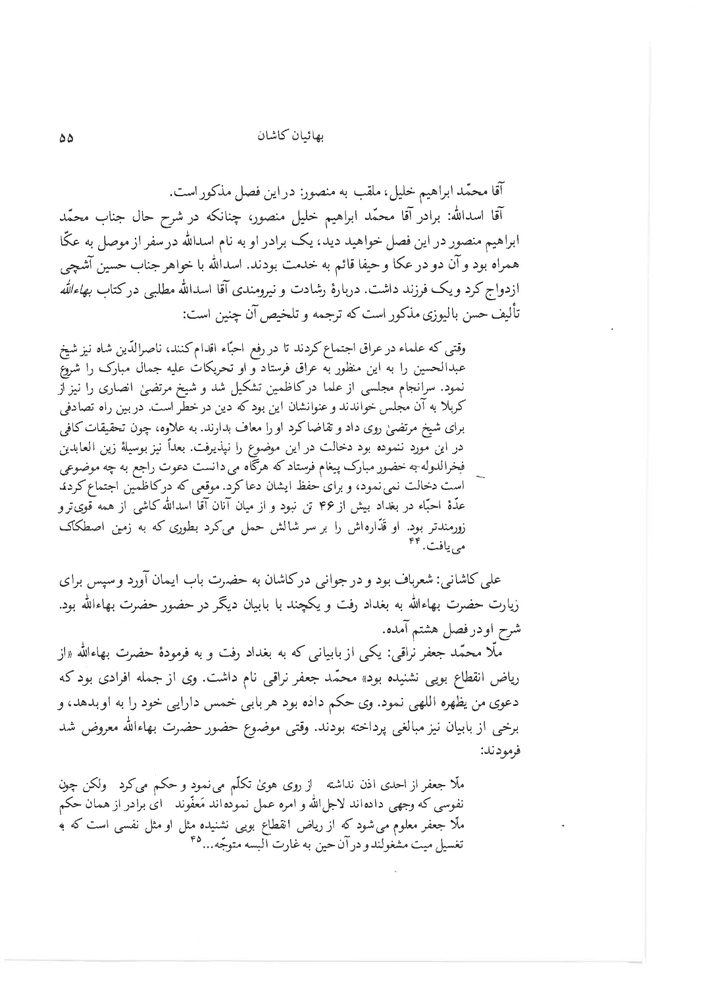
#> input picture src/pipeline/test_fixtures/amanat_kashan_p1.png, 706 x 999 px, shrunk from 1073 x 1517 before the run
$ python detect_columns.py test_fixtures/amanat_kashan_p1.png 1.0 5
#> lines starting #> are read from the running program, lines starting #| are printed output that depends on the picture
#!/usr/bin/env python3
"""Detect text column blocks via horizontal projection profiles.
Works on degraded newspaper scans where Tesseract layout analysis fails.
Returns JSON: [{x1,y1,x2,y2}, ...] in image pixel coordinates.

Usage: python3 detect_columns.py <image.png> [gutter_thresh=0.82] [min_col_width_px=40]
"""
import sys, json
import numpy as np
from PIL import Image

def detect_columns(png_path, gutter_thresh=0.82, min_col_width=40, min_block_height=60):
#> called with png_path = 'test_fixtures/amanat_kashan_p1.png', gutter_thresh = 1, min_col_width = 5, min_block_height = 60
    img = Image.open(png_path).convert('L')
    arr = np.array(img, dtype=float) / 255.0  # 0=black(text), 1=white(background)
    h, w = arr.shape
#> h = 999; w = 706

    # Smooth column projection — fraction of white pixels per x column
    # Median-filter along x to reduce noise from individual dark pixels
    col_white = arr.mean(axis=0)
#> col_white = 706 values, max 1 at index 1, min 0.928 at index 457, mean 0.973
    window = max(3, w // 300)
#> window = 3
    col_smooth = np.convolve(col_white, np.ones(window) / window, mode='same')
#> col_smooth = 706 values, max 1 at index 654, min 0.667 at index 0, mean 0.972

    # Gutter = columns where smoothed brightness exceeds threshold (mostly white)
    is_gutter = col_smooth >= gutter_thresh

    # Merge narrow gutter gaps (< 5px) to avoid splitting columns on isolated text
    for i in range(1, len(is_gutter) - 1):
        if not is_gutter[i] and is_gutter[i-1] and is_gutter[i+1]:
            is_gutter[i] = True

    # Find contiguous text-column spans
    col_spans = []
    in_text = False
    start = 0
    for x in range(w):
        if not is_gutter[x] and not in_text:
            in_text = True; start = x
        elif is_gutter[x] and in_text:
            in_text = False
            if x - start >= min_col_width:
                col_spans.append((start, x))
#> after the loop, col_spans = [(0, 654), (689, 696)]; in_text = True; start = 705
    if in_text and w - start >= min_col_width:
        col_spans.append((start, w))

    if not col_spans:
        return []

    # For each column span, find vertical text extent
    blocks = []
    for x1, x2 in col_spans:
        strip = arr[:, x1:x2]
        row_white = strip.mean(axis=1)
        text_rows = np.where(row_white < gutter_thresh)[0]
        if len(text_rows) < 2:
            continue
        y1, y2 = int(text_rows[0]), int(text_rows[-1])
        if y2 - y1 < min_block_height:
            continue
        blocks.append({'x1': x1, 'y1': y1, 'x2': x2, 'y2': y2})
#> this loop made 2 passes
#> (x1, x2, y1, y2) on pass 1: (0, 654, 41, 968)
#> (x1, x2, text_rows, y1, y2) on pass 2: (689, 696, [5, 6, 7, 8, 9, 168, 169, 170, 171, 172], 5, 172)
#> pass 1, in detect_columns, `strip = arr[:, x1:x2]`:
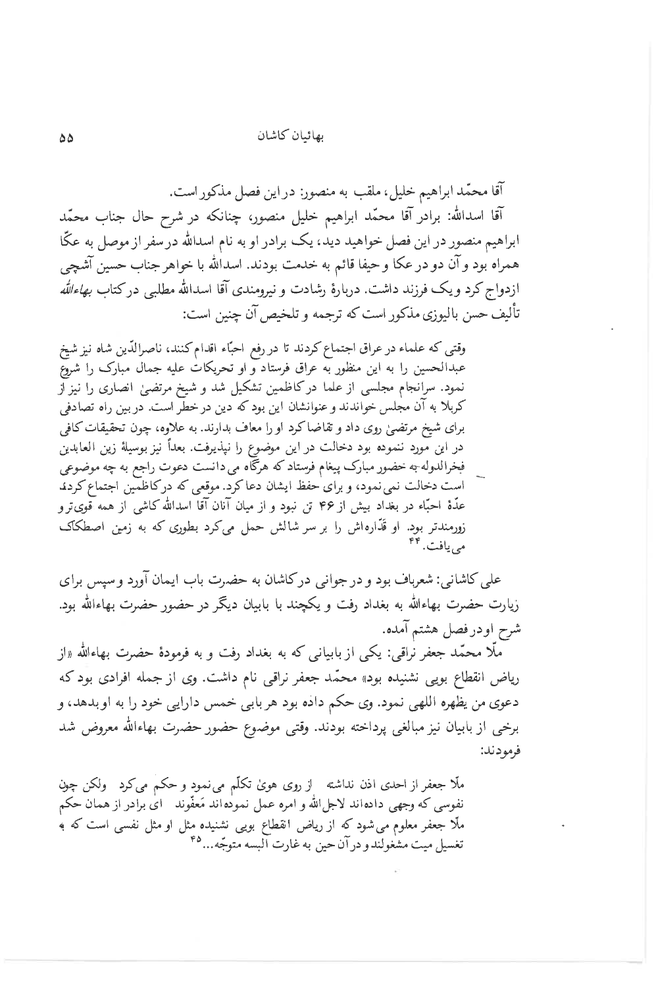
#> strip: shape (999, 654) float64; min 0, max 1, mean 0.97
#> after the loop, blocks = 2 items

    return blocks

if __name__ == '__main__':
    if len(sys.argv) < 2:
        print(json.dumps([]))
        sys.exit(0)
    png_path = sys.argv[1]
    thresh = float(sys.argv[2]) if len(sys.argv) > 2 else 0.82
    min_w  = int(sys.argv[3])   if len(sys.argv) > 3 else 40
    result = detect_columns(png_path, gutter_thresh=thresh, min_col_width=min_w)
#> result = 2 items
    print(json.dumps(result))
#| [{"x1": 0, "y1": 41, "x2": 654, "y2": 968}, {"x1": 689, "y1": 5, "x2": 696, "y2": 172}]
